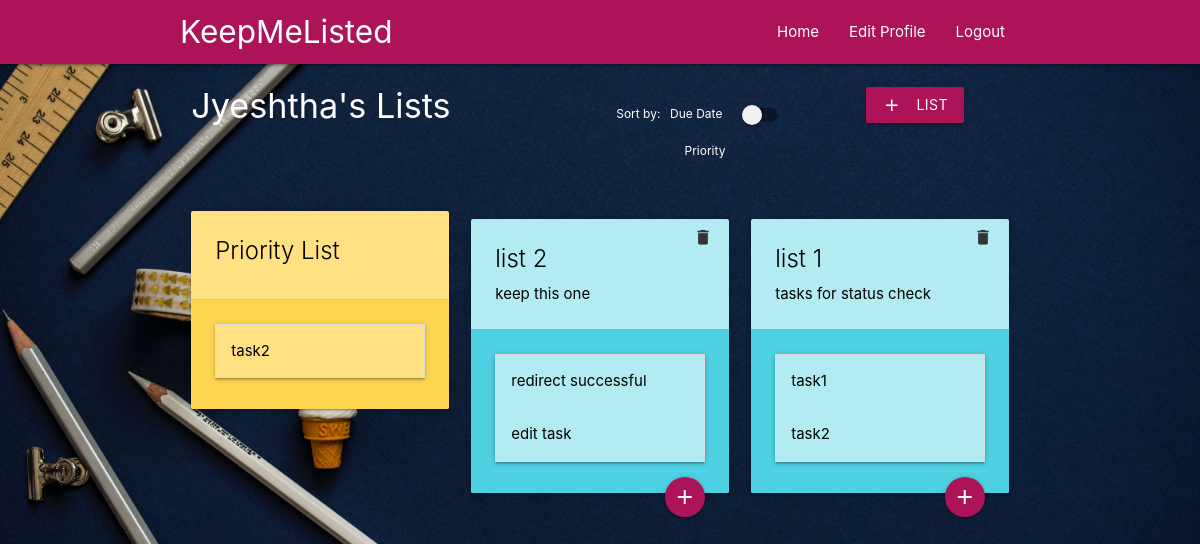
The page /homepage (signed in) on the database as committed earlier.
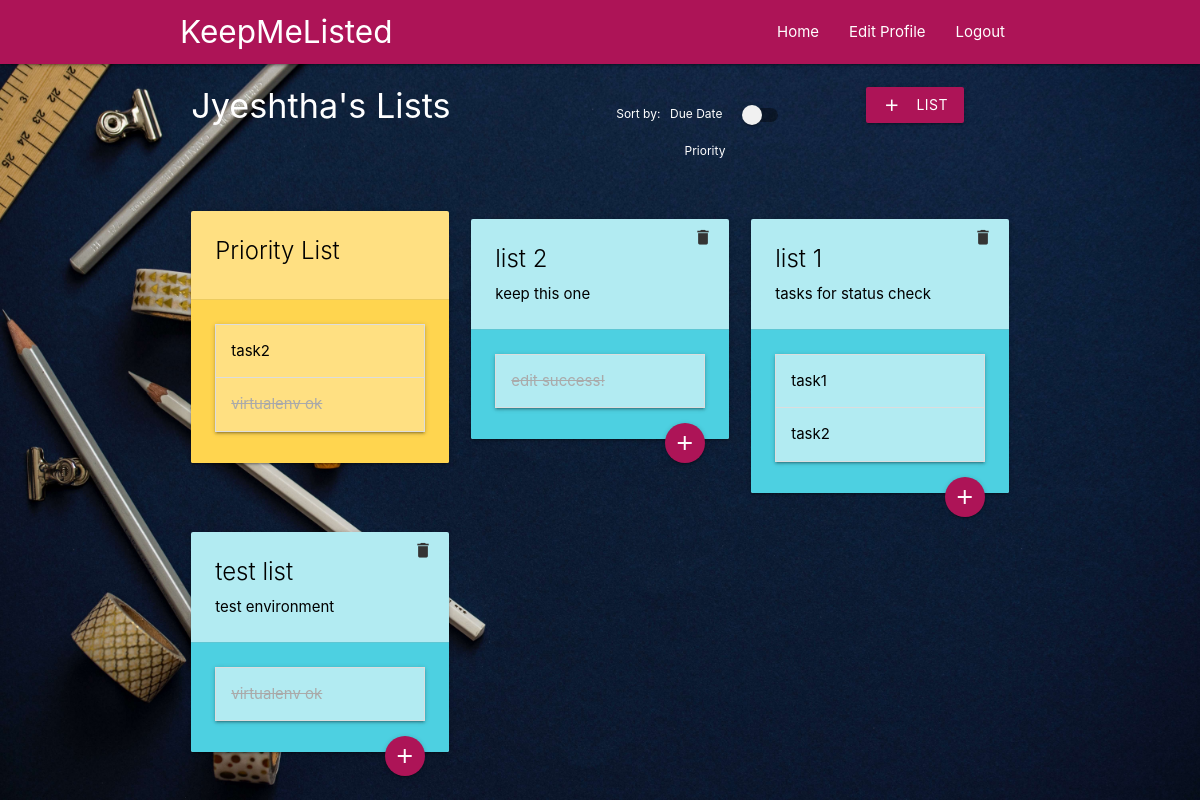
The same page on the database as committed later.
### main/models.py (models this page shows, shortened)
class Tasklist(models.Model):
    task_title = models.CharField(max_length=200)
    task_priority = models.IntegerField(default=5)
    task_due = models.DateTimeField("date task is due", default=datetime.now())
    task_status = models.IntegerField(default=0)
    task_list = models.CharField(max_length=200)
    task_owner = models.ForeignKey(User, default=1, on_delete=models.SET_DEFAULT)

class Lists(models.Model):
    list_name = models.CharField(max_length=50)
    list_owner = models.ForeignKey(User, default=1, on_delete=models.SET_DEFAULT)
    list_summary = models.CharField(max_length=200)
    class Meta:
        verbose_name_plural = "Lists"

### main/views.py (the view)
# urls.py: path('homepage', views.homepage, name="homepage"),
def homepage(request):
    data = {'lists':Lists.objects.filter(list_owner=request.user), 'tasks':Tasklist.objects.filter(task_owner=request.user).order_by('task_due'),
                'user': request.user}
    return render(request = request,
                    template_name = "main/dash.html",
                    context=data)

### main/templates/main/dash.html (shortened to what this page needs)
<head>
    {% load static %}
    <link rel="stylesheet" href="{% static 'main/css/materialize.css' %}">
    <link rel="stylesheet" href="{% static 'main/css/dash.css' %}">
</head>
<body>
    {% include "main/includes/navbar.html" %}
    <div class="container">
        {% if user.is_authenticated %}
        <div class="row">
            <div class="col l6 m12 s12">
                <h4>{{ user.username }}'s Lists</h4>
            </div>
            <div class="col l3 m6 s12 center">
                <div class="switch">
                    <h4><label>Sort by:</label>
                    <label>
                        Due Date
                        <span class="lever"></span>
                        Priority
                    </label>
                    </h4>
                </div>
            </div>
            <div class="col l3 m6 s12">
                <div class="container center">
                    <h4>
                        <a href="/list_form" class="waves-effect waves-light btn pink darken-3"><i class="material-icons left">add</i>List</a>
                    </h4>
                </div>
            </div>
        </div>
        {% include "main/lists.html" %}
        {% else %}
        <div class="row">
            <div class="col l6 m6 s12">
                <h4>User not authenticated</h4>
            </div>
        </div>
        {% endif %}
    </div>
</body>

### main/templates/main/includes/navbar.html (shortened to what this page needs)
<div class="navbar-fixed">
    <nav>
        <div class="nav-wrapper navbar">
            <div class="container">
                <a href="/" class="brand-logo">KeepMeListed</a>
                <ul class="right hide-on-med-and-down">
                    {% if user.is_authenticated %}
                    <li><a href="/homepage">Home</a></li>
                    <li><a href="/edit" id="dashboard">Edit Profile</a></li>
                    <li><a href="/logout" id="logout">Logout</a></li>
                    {% else %}
                    <li><a href="/register" id="register">Sign up</a></li>
                    <li><a href="/login" id="login">Login</a></li>
                    {% endif %}
                </ul>
            </div>
        </div>
    </nav>
</div>

### main/templates/main/lists.html (shortened to what this page needs)
{% load static %}
<div class="row list-container">
    <div class="col l4 m6 s12">
        <div class="card priority">
            <div class="card-content">
                <span class="card-title">Priority List</span>
            </div>
            <div class="card-action task-cont">
                <ul class="collapsible">
                    {% for t in tasks %}
                        {% if t.task_priority > 7 %}
                        <li>
                            <div class="collapsible-header" task-status="{{ t.task_status }}" title="{{ t.task_title }}" list="{{ t.task_list }}" owner="{{ t.task_owner }}">
                                <span class="task">{{ t.task_title }}</span>
                            </div>
                        </li>
                        {% endif %}
                    {% endfor %}
                </ul>
            </div>
        </div>
    </div>
    {% for l in lists %}
        <div class="col l4 m6 s12">
            <div class="card list">
                <form action='/delete_list' method='GET'>
                <button class="waves-effect waves-teal btn-flat right"><i class="material-icons">delete</i></button>
                </form>
                <div class="card-content">
                    <span class="card-title">{{ l.list_name }}</span>
                    <p>{{ l.list_summary }}</p>
                </div>
                <div class="card-action task-cont">
                    <ul class="collapsible expandable">
                        {% for t in tasks %}
                            {% if t.task_list == l.list_name %}
                            <li>
                                <div class="collapsible-header" task-status="{{ t.task_status }}" title="{{ t.task_title }}" list="{{ t.task_list }}" owner="{{ t.task_owner }}">
                                    <span class="task">{{ t.task_title }}</span>
                                </div>
                            </li>
                            {% endif %}
                        {% endfor %}
                    </ul>
                    <form action='/task_form' method='GET'>
                    <button type='submit' class='btn-floating pink darken-3 right'><i class="material-icons">add</i></button>
                    </form>
                </div>
            </div>
        </div>
    {% endfor %}
</div>

### main/static/main/css/dash.css (style rules this page uses)
body, html { height: 100%; }
body { background-color: aliceblue; background-image: url("/static/main/img/dash_small.jpg"); background-size: cover; background-position: left; background-repeat: no-repeat; background-attachment: fixed; width: 100%; height: 100%; position: absolute; z-index: -1; color: white; }
body .navbar { background-color: #ad1457; }
body .list-container { color: black; }
body .list { background-color: #b2ebf2; }
body .list .task-cont { background-color: #4dd0e1; }
body .list .task-cont .collapsible-header { background-color: #b2ebf2; }
body .list .checked { color: #aaa; text-decoration: line-through; }
body .list .task { cursor: pointer; }
body .priority { background-color: #ffe082; }
body .priority .task-cont { background-color: #ffd54f; }
body .priority .task-cont .collapsible-header { background-color: #ffe082; }
body .priority .checked { color: #aaa; text-decoration: line-through; }
body .priority .task { cursor: pointer; }

Rows that differ between the two databases and show on the page:
removed Tasklist: task_title "redirect successful", shown under Lists "list 2"
removed Tasklist: task_title "edit task", shown under Lists "list 2"
added Tasklist: task_title "virtualenv ok", task_status 1 (drawn)
added Tasklist: task_title "edit success!", task_status 1 (drawn), shown under Lists "list 2"
added Lists: list_name "test list", list_summary "test environment"
